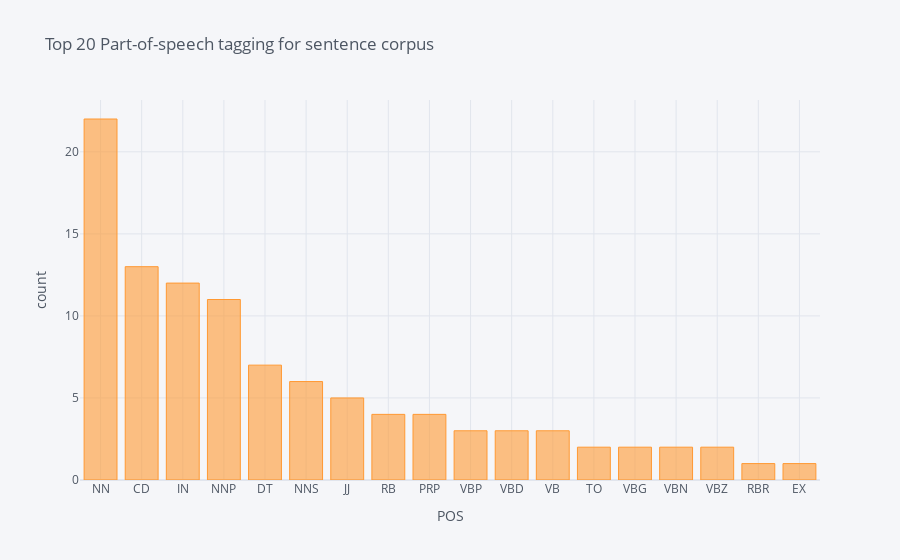

Write notebook code for a chart like this one.
### Code cell
blob = TextBlob(str(sarcasm_df['sentence']))
pos_df = pd.DataFrame(blob.tags, columns = ['word' , 'pos'])
pos_df = pos_df.pos.value_counts()[:20]
pos_df.iplot(
    kind='bar',
    xTitle='POS',
    yTitle='count', 
    title='Top 20 Part-of-speech tagging for sentence corpus')

### Figure 1 — Plotly figure (JSON) as saved in the notebook; plotly's stock layout.template omitted (floating-point values rounded to 4 significant figures)
{"data": [{"marker": {"color": "rgba(255, 153, 51, 0.6)", "line": {"color": "rgba(255, 153, 51, 1.0)", "width": 1}}, "name": "pos", "orientation": "v", "text": "", "type": "bar", "x": ["NN", "CD", "IN", "NNP", "DT", "NNS", "JJ", "RB", "PRP", "VBP", "VBD", "VB", "TO", "VBG", "VBN", "VBZ", "RBR", "EX"], "y": [22, 13, 12, 11, 7, 6, 5, 4, 4, 3, 3, 3, 2, 2, 2, 2, 1, 1]}], "layout": {"legend": {"bgcolor": "#F5F6F9", "font": {"color": "#4D5663"}}, "paper_bgcolor": "#F5F6F9", "plot_bgcolor": "#F5F6F9", "title": {"font": {"color": "#4D5663"}, "text": "Top 20 Part-of-speech tagging for sentence corpus"}, "xaxis": {"gridcolor": "#E1E5ED", "showgrid": true, "tickfont": {"color": "#4D5663"}, "title": {"font": {"color": "#4D5663"}, "text": "POS"}, "zerolinecolor": "#E1E5ED"}, "yaxis": {"gridcolor": "#E1E5ED", "showgrid": true, "tickfont": {"color": "#4D5663"}, "title": {"font": {"color": "#4D5663"}, "text": "count"}, "zerolinecolor": "#E1E5ED"}}}
